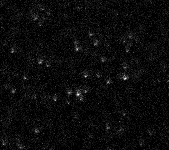
#> input picture image-analysis-basics/test_images/test_image_2.tif, 169 x 150 px
$ jupyter execute --allow-errors 3__fitting-gaussians.ipynb   (shell and % lines are left out)
#> lines starting #> are read from the running program, lines starting #| are printed output that depends on the picture; after the words box and inside, x2 and y2 are one past the last pixel; in counts of white or black regions, pixels touching at a corner belong together; long printed decimals are rounded
# Fitting Gaussian functions
***
Fitting Gaussians to data is pretty much our bread and butter, we do it all of the time on all kinds of data. This notebook starts where the finding local maxima notebook left off, and shows how to assign a position to each maximum based on a 2D Gaussian fit.

[cell 1]
from skimage.external.tifffile import imread
from skimage.filters import threshold_otsu
import scipy.ndimage as ndimage
import scipy.ndimage.filters as filters
import matplotlib.pyplot as plt

fname = 'test_images/test_image_2.tif'
im = imread(fname)
#> im is the input picture: shape (150, 169) uint16; min 79, max 4587, mean 325

size = 10
im_max = filters.maximum_filter(im, size)
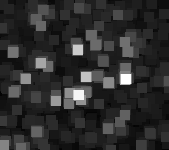
#> im_max: shape (150, 169) uint16; min 432, max 4587, mean 1182.4; drawn with min black and max white
im_min = filters.minimum_filter(im, size)
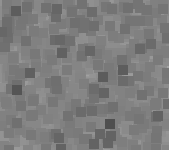
#> im_min: shape (150, 169) uint16; min 79, max 165, mean 123.8
im_diff = im_max - im_min

maxima=(im==im_max)
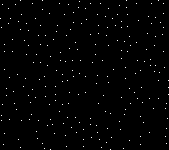
#> maxima: shape (150, 169) bool; 0.94% white in thin lines or dots
thresh = threshold_otsu(im_diff)
#> thresh = 1587
bool_diff = (im_diff < thresh)
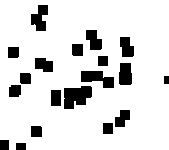
#> bool_diff: shape (150, 169) bool; 86.4% white; 19 black regions, largest, box (x1, y1, x2, y2) and area: (64, 86, 92, 109) 485, (81, 71, 114, 88) 351, (31, 5, 48, 31) 292
maxima[bool_diff] = False
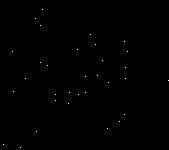
#> maxima: shape (150, 169) bool; 0.13% white in thin lines or dots

labeled, num_objects = ndimage.label(maxima)
#> labeled: shape (150, 169) int32; 33 distinct labels, from 0 to 32
#> num_objects = 32
slices = ndimage.find_objects(labeled)
#> slices = 32 items
points = []
for dy,dx in slices:
    points.append((dx.start,dy.start))
#> this loop made 32 passes
#> after the loop, points = 32 pairs, first value 3 to 168, second value 9 to 147
plt.figure()
plt.title("Local Maxima")
plt.imshow(im,cmap=plt.cm.gray)
plt.plot(*zip(*points), 'r+')
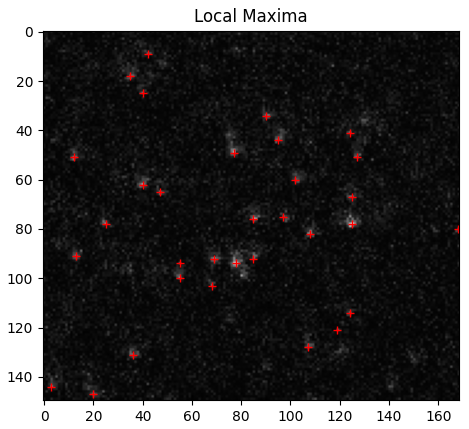
#> figure drawn by matplotlib, 1 panel

[cell 2]
import numpy as np

#- This bit here is for the plotting.
#- N is the size of the subplot grid
N = int(np.ceil(np.sqrt(len(points))))
#> N = 6

#- This is size of box we draw around each point
#- to do the gaussian fitting
bbox = 7
#- half the size of the box rounded down
db = int(np.floor(bbox/2))

To get started, lets grab all of the pixels in a `bbox`-sized square around each located maximum, plot them individually, and have a look at them.

[cell 3]
fig, axes = plt.subplots(nrows=N, ncols=N)
axlist = [i for i in axes.flat]
#> axlist = 36 items
count = 0
for i,j in points:
    axlist[count].imshow((im[j-db:j+db+1, i-db:i+db+1]),cmap=plt.cm.gray)
    axlist[count].set_title(str(points[count]))
    axlist[count].axis('off')
    count+=1
#> this loop made 32 passes
#> (i, j) on passes 1 to 12: (42, 9), (35, 18), (40, 25), (90, 34), (124, 41), (95, 44), (77, 49), (12, 51), (127, 51), (102, 60), (40, 62), (47, 65)
#> after the loop, count = 32
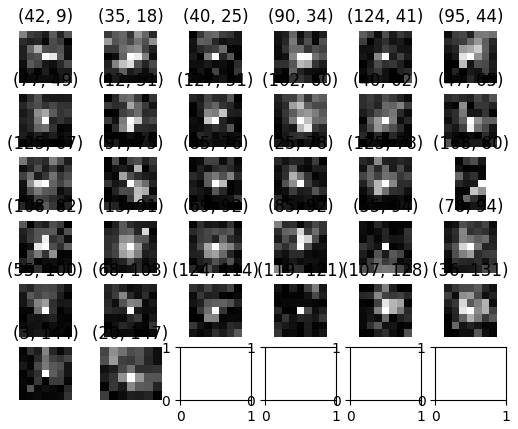
#> figure drawn by matplotlib, 32 panels

Notice that two of the regions are smaller than the rest. `(20,147)` and `(168,80)` are both truncated by the edges of the full image. We are going to set a trap below to identify maxima too close to the edges and toss these maxima out of our analysis.

But before that, we first define our Gaussian function for the fit.

[cell 4]
##-- Definition of 2-D gaussian --##
##-- from MMK
def twoD_Gaussian(A, amplitude, xo, yo, sigma_x, sigma_y, theta, offset):
    x,y = A[0],A[1]
    xo = float(xo)
    yo = float(yo)
    a = (np.cos(theta)**2)/(2*sigma_x**2) + (np.sin(theta)**2)/(2*sigma_y**2)
    b = -(np.sin(2*theta))/(4*sigma_x**2) + (np.sin(2*theta))/(4*sigma_y**2)
    c = (np.sin(theta)**2)/(2*sigma_x**2) + (np.cos(theta)**2)/(2*sigma_y**2)
    g = offset + amplitude*np.exp( - (a*((x-xo)**2) + 2*b*(x-xo)*(y-yo)
                            + c*((y-yo)**2)))
    return g.ravel()

Okay, lets give this function a test drive. We will try fitting just the first maxima in the list.

[cell 5]
from scipy.optimize import curve_fit

#- Just the first maxima
i,j = points[0][0], points[0][1]
#> i = 42; j = 9

#- We create a 1D array of numbers for each i and j.
#- starting at i-db and going to i+db (or j-db to j+db)
span_x = np.linspace(i-db,i+db, bbox)
#> span_x = [39, 40, 41, 42, 43, 44, 45]
span_y = np.linspace(j-db,j+db, bbox)
#> span_y = [6, 7, 8, 9, 10, 11, 12]

#- This creates a 2D array from the 1D arrays above
X,Y = np.meshgrid(span_x, span_y)

#- This is the 2D array of pixel intensity
#- values from the image
values = (im[j-db:j+db+1, i-db:i+db+1]).ravel()
#> values = 49 values, max 1802 at index 24, min 113 at index 13, mean 475.2

#- normalize the array to maximum = 1
scaled = [i/max(values) for i in values]
#> scaled = 49 values, max 1 at index 24, min 0.0627 at index 13, mean 0.264

#- Here we offer an initial guess for the guassian function
#- Initial guesses can have a ton of influence on whether or
#- not the optimization routine will find a good fit.
initial_guess = (1, i, j, 1, 1, 0, 0)
#> initial_guess = (1, 42, 9, 1, 1, 0, 0)

#- Do the fit
popt, pcov = curve_fit(twoD_Gaussian, (X, Y), scaled, p0=initial_guess)
#> popt = [1.21, 41.91, 8.65, 1.13, 0.334, -0.314, 0.206]
data_fitted = twoD_Gaussian((X, Y), *popt)
#> data_fitted = 49 values, max 0.983 at index 24, min 0.206 at index 5, mean 0.264

#- the reshape biz is just converting the 2D array list into a list of 1D lists
plt.figure()
#> (the rest of this cell did not finish here and is left out)

What do we think of this fit? Is it good? To decide whether or not to feel confident in the fit, we should consider the error terms, _i.e._ what's the +/- on the mean? are the variances crazy huge and weird? when we called `curve_fit`, we defined the covariance matrix as `pcov`. The diagonal terms of this matrix are the variances. Lets see how they look.

[cell 6]
print("mean x: ", popt[1], ", deviation: ", np.sqrt(pcov[1][1]) )
#| mean x:  41.913 , deviation:  0.2729
print("mean y: ", popt[2], ", deviation: ", np.sqrt(pcov[2][2]) )
#| mean y:  8.647 , deviation:  0.1617
print("sigma x: ", popt[3])
#| sigma x:  1.135
print("sigma y: ", popt[4])
#| sigma y:  0.3337

They're actually pretty good. The error on the mean position is less than a pixel in both dimensions, and the Gaussian isn't totally batshit skewed with huge standard deviations. Lets try our algorithm out on the whole set of maxima and see how the fits come out for the rest.

[cell 7]
fig, axes = plt.subplots(nrows=N, ncols=N, sharex=False, sharey=False)
axlist = [i for i in axes.flat]
count = 0
#> (the rest of this cell did not finish here and is left out)

Well, the algorithm works; we got rid of the edge data, and we do get fits for each maxima. Some of the fits look a bit suspect though. Consider `(85,92)`, that mess is straight up just fitting a single pixel. I wonder what the error looks like on that one?


Lets re-run our algorithm but this time I want to require that the error on the mean position is below an "acceptable" amount. How should I decide this threshold? And moreover, how does this error relate to our resolution?

[cell 8]
spotx, spoty, difference = [],[],[]

#- Here we define our acceptable error in terms of pixels
#- Im going with a third of a pixel, fite me.
error = .3

fig, axes = plt.subplots(nrows=N, ncols=N, sharex=False, sharey=False)
axlist = [i for i in axes.flat]
count = 0
#> (the rest of this cell did not finish here and is left out)

It's certainly interesting to see which ones fail our criteria and which pass. We even have one with negative valued variance, how's that for problematic! When you are processing your real data, you should spend time thinking about how you define aceptable fits and error. As with all data, there is a trade off between strigent selection criteria and overly censoring data as well as the inverse. Furthermore, as is always the case with our data, time spent optimizing the data collection to look the nicest pays huge dividends relative to spending time optimizing error and exception handling.

Okay, lets have a look at the new fits versus the original maxima positions.

[cell 9]
plt.figure()
plt.title("Maxima positions versus Fit positions")
plt.imshow(im,cmap = "binary_r")
plt.plot(*zip(*points), 'g+',markersize=15,markeredgewidth = 3)
plt.plot(spotx,spoty, 'm+',markersize=15,markeredgewidth = 3)
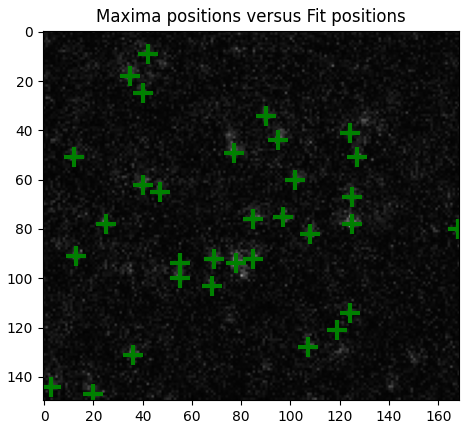
#> figure drawn by matplotlib, 1 panel

$ run again, with image-analysis-basics/test_images/test_image_1.tif copied over image-analysis-basics/test_images/test_image_2.tif
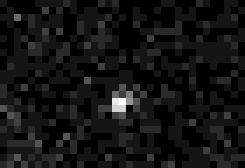
#> input picture image-analysis-basics/test_images/test_image_1.tif, 35 x 24 px (shown 7 times larger)
#> im is the input picture: shape (24, 35) uint16; min 91, max 3228, mean 370.2
#> `maxima=(im==im_max)`:
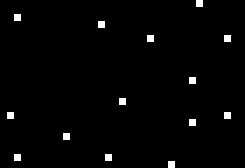
#> maxima: shape (24, 35) bool (shown 7 times larger); 1.7% white in thin lines or dots
#> thresh = 1910
#> bool_diff: shape (24, 35) bool; 85.5% white; 1 black region, box (x1, y1, x2, y2) and area: (12, 10, 24, 21) 122
#> labeled: shape (24, 35) int32; values 0 (black) and 1 (white), 0.12% white in thin lines or dots, all inside (x1, y1, x2, y2) = (17, 14, 18, 15)
#> num_objects = 1
#> slices = 1 item
#> the loop `for dy,dx in slices:` made 1 pass
#> after the loop `for dy,dx in slices:`: points = [(17, 14)]
#> `[cell 1] from skimage.external.tifffile import imread from skimage.fil..`:
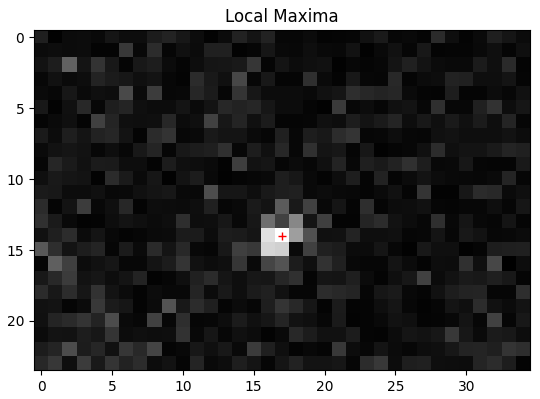
#> figure drawn by matplotlib, 1 panel
#> N = 1
#> i = 17; j = 14
#> values = 49 values, max 3228 at index 24, min 162 at index 47, mean 777.5
#> scaled = 49 values, max 1 at index 24, min 0.0502 at index 47, mean 0.241
#> initial_guess = (1, 17, 14, 1, 1, 0, 0)
#> popt = [1.02, 16.74, 14.29, 0.751, 1.1, 2.25, 0.133]
#> data_fitted = 49 values, max 1.09 at index 24, min 0.133 at index 0, mean 0.241
#| mean x:  16.735 , deviation:  0.08833
#| mean y:  14.292 , deviation:  0.08155
#| sigma x:  0.7513
#| sigma y:  1.096
